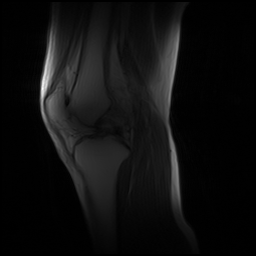
#> input picture 00005-dd5595a4.png, 256 x 256 px
$ python bilateralFilter.py
#> lines starting #> are read from the running program, lines starting #| are printed output that depends on the picture
import cv2
import numpy as np
import matplotlib.pyplot as plt

# Шаг 1: Загрузка изображения в градациях серого
img = cv2.imread('00005-dd5595a4.png', 0)
#> img is the input picture: shape (256, 256); min 0, max 255, mean 15.1

# Преобразование в градации серого, если изображение имеет три канала (RGB)
if img is not None and len(img.shape) == 3:
    img = cv2.cvtColor(img, cv2.COLOR_BGR2GRAY)

# Шаг 2: Применение медианного фильтра для удаления шума
denoised_img = cv2.bilateralFilter(img, d=9, sigmaColor=75, sigmaSpace=75) # Используем d = 9, sigmaColor = 75, sigmaSpace = 75 для сглаживания шума при сохранении краев

# Шаг 3: Отображение оригинального и сглаженного изображений
cv2.imshow('Original Image', img)
cv2.imshow('Denoised Image', denoised_img)
cv2.waitKey(0)
cv2.destroyAllWindows()

# Шаг 4: Построение гистограммы сглаженного изображения
plt.figure()
plt.hist(denoised_img.ravel(), bins=256, range=(0, 256), color='black')
plt.title('Denoised Histogram')
plt.xlabel('Pixel Intensity')
plt.ylabel('Frequency')
plt.savefig('./bilateralFilter/denoised_histogram.png')
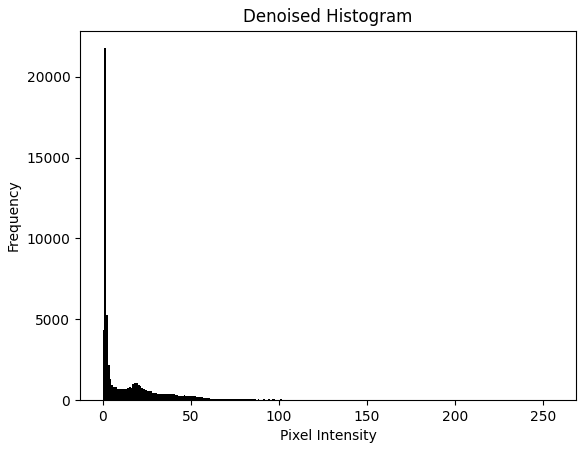
#> figure drawn by matplotlib, 1 panel; tallest bar 21764 high, from x = 1 to 2
plt.show()

# Шаг 5: Выровняем гистограмму на сглаженном изображении
equalized_img = cv2.equalizeHist(denoised_img)
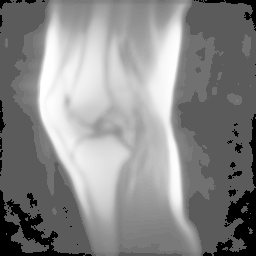
#> equalized_img: shape (256, 256); min 0, max 255, mean 135.9

# Шаг 6: Отображение выровненного изображения
cv2.imshow('Equalized Image', equalized_img)
cv2.waitKey(0)
cv2.destroyAllWindows()

# Сохранение выровненного изображения
cv2.imwrite('./bilateralFilter/equalized_image.png', equalized_img)

# Шаг 7: Построение гистограммы выровненного изображения
plt.figure()
plt.hist(equalized_img.ravel(), bins=256, range=(0, 256), color='black')
plt.title('Equalized Histogram')
plt.xlabel('Pixel Intensity')
plt.ylabel('Frequency')
plt.savefig('./bilateralFilter/equalized_histogram.png')
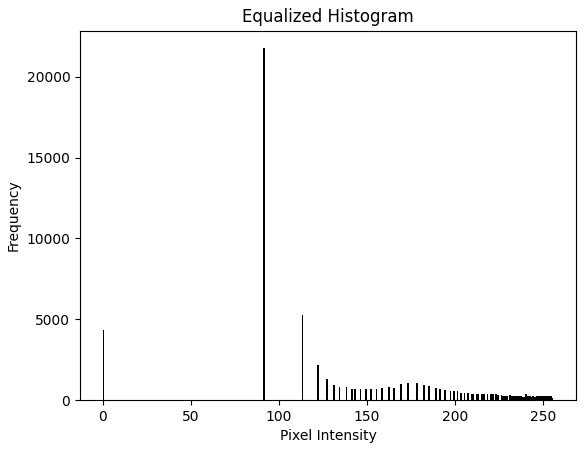
#> figure drawn by matplotlib, 1 panel; tallest bar 21764 high, from x = 91 to 92
plt.show()

$ run again, with 00002-dd559589.png copied over 00005-dd5595a4.png
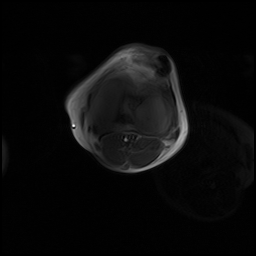
#> input picture 00002-dd559589.png, 256 x 256 px
#> img is the input picture: shape (256, 256); min 0, max 255, mean 10.6
#> `equalized_img = cv2.equalizeHist(denoised_img)`:
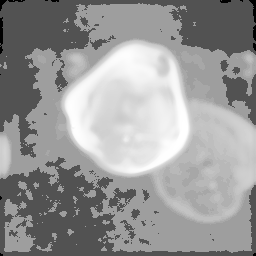
#> equalized_img: shape (256, 256); min 0, max 255, mean 151.8
#> `plt.savefig('./bilateralFilter/equalized_histogram.png')`:
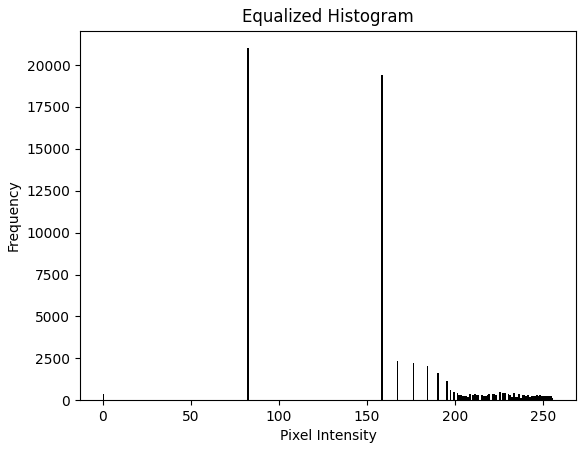
#> figure drawn by matplotlib, 1 panel; tallest bar 21009 high, from x = 82 to 83
